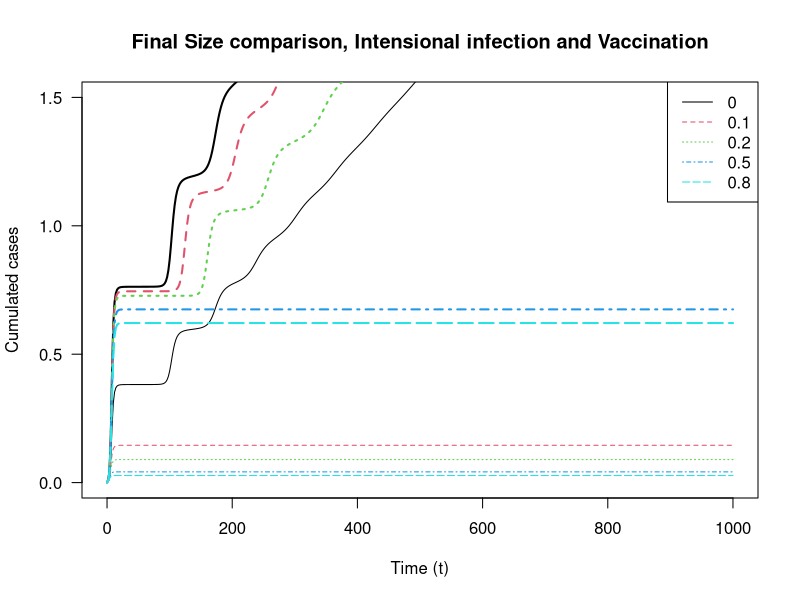

Source code (R):
library(deSolve)
## Vector Field for SIR model
SIR.vector.field <- function(t, vars, parms) {
  ##SIR.vector.field <- function(t, vars=c(S=S,I=I,R=R,Q=Q,X=X), parms=c(R_0=R_0,gamma=gamma,delta=delta,mu=mu,p=p)) {
    with(as.list(c(parms, vars)), {
    dS <- mu*(1-p) -gamma*R_0*S*(I_N+I_T) -mu*S# dS/dt
    dQ <- gamma*R_0*S*(I_N+I_T) + mu*p # cumulative cases
    dX <- gamma*R_0*S*I_N #cumulative normally infected cases
    dI_T <- mu*p+gamma*R_0*S*I_T - gamma*I_T-mu*I_T # intensional infected cases, and cases which is infected by them
    dI_N <- gamma*R_0*S*I_N - gamma*I_N-mu*I_N # Normally infected cases
    dR <- gamma*(I_T+I_N)-mu*R #dR/dt
    
    dS_v <- mu*(1-p)-gamma*R_0*S_v*V - mu*(S_v)
    dV <- gamma*R_0*S_v*V - gamma*V-mu*V # Prevalence of vaccination
    dV_c <- gamma*R_0*S_v*V #cumulative infected cases with normal vaccination
    vec.fld <- c(dS=dS, dI_N=dI_N,dI_T=dI_T, dR=dR, dQ=dQ, dX=dX, dV=dV,dV_c=dV_c,dS_v=dS_v)
    return(list(vec.fld)) # ode() requires a list
  })
}

draw.soln <- function(ic=c(S=1,I_T=0,I_N=0,R=0,Q=0,X=0,V=0,V_c=0), tmax=1,
                      times=seq(0,tmax,by=tmax/500),
                      func, parms, ... ) {
  soln <- ode(ic, times, func, parms)
  lines(times, soln[,"V_c"], lwd=2,...)
  lines(times, soln[,"X"], lwd=1,...)
  
  return(invisible(as.data.frame(soln)))
}

## Plot solutions of the SIR model
tmax <- 1000 # end time for numerical integration of the ODE
## draw box for plot:
plot(0,0,xlim=c(0,tmax),ylim=c(0,1.5),
     type="n",main="Final Size comparison, Intensional infection and Vaccination",xlab="Time (t)",ylab="Cumulated cases",las=1)
## initial conditions:
I_T0 <- 0.0005
I_N0 <- 0.0005
S0 <- 1 - (I_T0+I_N0)
R0 <- 1 - (I_T0+I_N0) - S0
V0 <- 0.001
Q0 <- I_T0+I_N0
X0 <- Q0
V_c0 <- V0
S_v0 <- 1 - V_c0
## draw solutions for several values of parameter R_0:
vary_p <- c(0,0.1,0.2,0.5,0.8)

for (i in 1:length(vary_p)) {
  draw.soln(ic=c(S=S0,I_N=I_N0,I_T=I_T0,R=R0,Q=Q0,X=X0,V=V0,V_c=V_c0,S_v=S_v0), tmax=tmax,
            func=SIR.vector.field,
            parms=c(R_0=1.8,gamma=1,delta=0,mu=1/80,p=vary_p[i]),
            col=i,
            lty=i # use a different line style for each solution
  )
}
legend("topright",legend=vary_p,col=1:length(vary_p),lty=1:length(vary_p))
